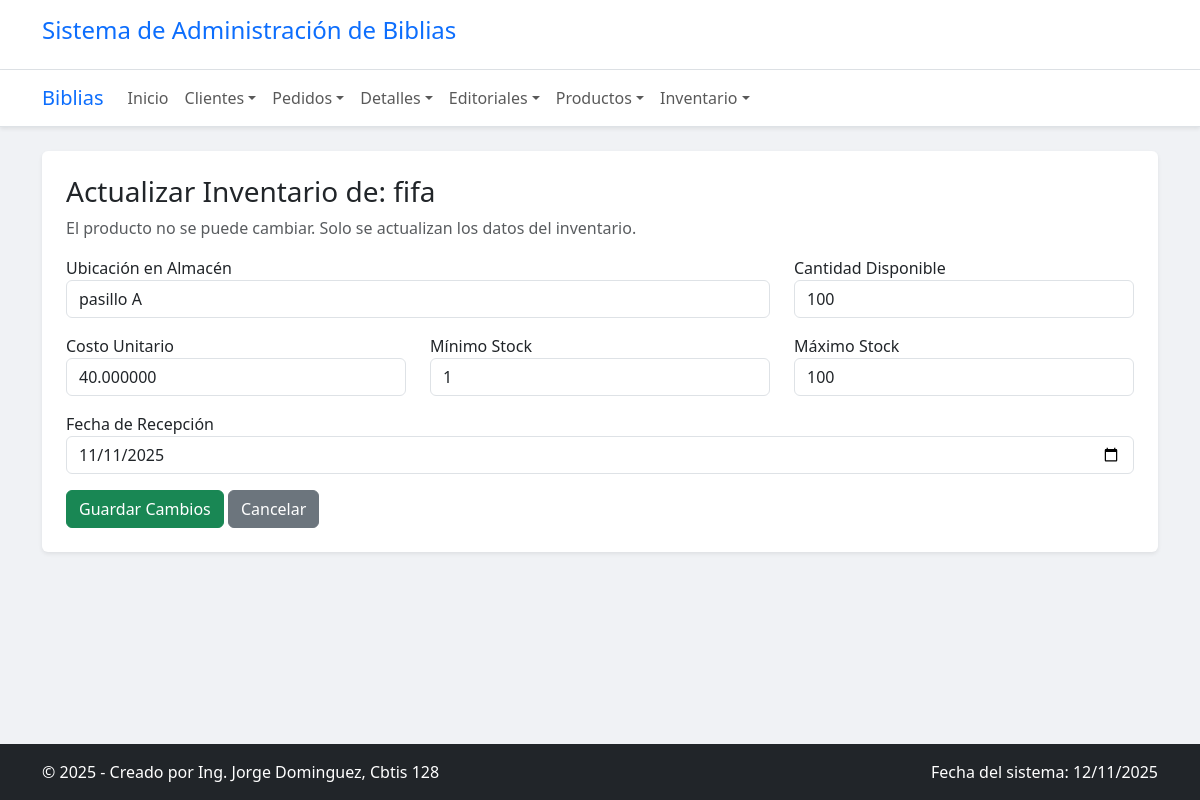
The app's page /inventarios/actualizar/1/ with its own data.
### app_Biblia/models.py (models this page shows, shortened)
class Inventario(models.Model):
    almacen_ubicacion = models.CharField(max_length=255)
    cantidad_disponible = models.PositiveIntegerField(default=0)
    costo_unitario = models.DecimalField(max_digits=10, decimal_places=2)
    ultima_actualizacion = models.DateTimeField(auto_now=True)
    minimo_stock = models.PositiveIntegerField(default=0)
    maximo_stock = models.PositiveIntegerField(default=100)
    fecha_recepcion = models.DateField(null=True, blank=True)
    producto = models.OneToOneField(
        ProductosGlobal,
        on_delete=models.CASCADE,
        related_name="inventario"
    )
    class Meta:
        verbose_name_plural = "Inventarios"

class ProductosGlobal(models.Model):
    isbo = models.CharField(max_length=20, unique=True)
    nombre = models.CharField(max_length=255)
    idioma = models.CharField(max_length=50)
    precio_base_usd = models.DecimalField(max_digits=10, decimal_places=2)
    tipo_producto = models.CharField(max_length=100)
    editorial = models.ForeignKey(
        EditorialProveedor,
        on_delete=models.SET_NULL,
        null=True,
        blank=True,
        related_name="productos"
    )
    class Meta:
        verbose_name_plural = "Productos Globales"
        ordering = ['nombre']

### app_Biblia/views.py (the view)
# urls.py: path('inventarios/actualizar/<int:id>/', views.actualizar_inventario, name='actualizar_inventario'),
def actualizar_inventario(request, id):
    inventario = get_object_or_404(Inventario, id=id)
    return render(request, 'inventario/actualizar_inventario.html', {'inventario': inventario})

### app_Biblia/templates/inventario/actualizar_inventario.html (shortened to what this page needs)
{% extends 'base.html' %}
{% block content %}
<h3>Actualizar Inventario de: {{ inventario.producto.nombre }}</h3>
<p class="text-muted">El producto no se puede cambiar. Solo se actualizan los datos del inventario.</p>
<form method="POST" action="{% url 'realizar_actualizacion_inventario' inventario.id %}">
  <div class="row">
    <div class="col-md-8 mb-3">
      <label>Ubicación en Almacén</label>
      <input class="form-control" name="almacen_ubicacion" value="{{ inventario.almacen_ubicacion }}" required>
    </div>
    <div class="col-md-4 mb-3">
      <label>Cantidad Disponible</label>
      <input class="form-control" name="cantidad_disponible" type="number" value="{{ inventario.cantidad_disponible }}" required>
    </div>
  </div>
  <div class="row">
    <div class="col-md-4 mb-3">
      <label>Costo Unitario</label>
      <input class="form-control" name="costo_unitario" type="number" step="0.01" value="{{ inventario.costo_unitario|stringformat:'f' }}" required>
    </div>
    <div class="col-md-4 mb-3">
      <label>Mínimo Stock</label>
      <input class="form-control" name="minimo_stock" type="number" value="{{ inventario.minimo_stock }}" required>
    </div>
    <div class="col-md-4 mb-3">
      <label>Máximo Stock</label>
      <input class="form-control" name="maximo_stock" type="number" value="{{ inventario.maximo_stock }}" required>
    </div>
  </div>
  <div class="mb-3">
    <label>Fecha de Recepción</label>
    <input class="form-control" name="fecha_recepcion" type="date" value="{{ inventario.fecha_recepcion|date:'Y-m-d' }}">
  </div>
  <button class="btn btn-success" type="submit">Guardar Cambios</button>
  <a class="btn btn-secondary" href="{% url 'ver_inventarios' %}">Cancelar</a>
</form>
{% endblock %}

### app_Biblia/templates/base.html (style rules this page uses)
body { background-color: #f0f2f5; }
.btn-success { background-color: #198754; border-color: #198754; }

### records on screen
Inventario: producto.nombre "fifa", almacen_ubicacion "pasillo A", cantidad_disponible "100", costo_unitario "40.000000", minimo_stock "1", maximo_stock "100", fecha_recepcion "11/11/2025"
